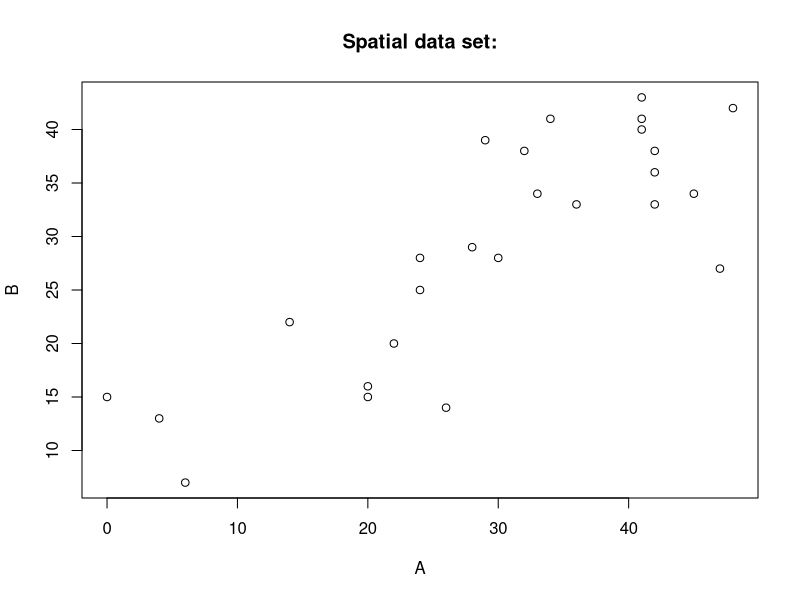
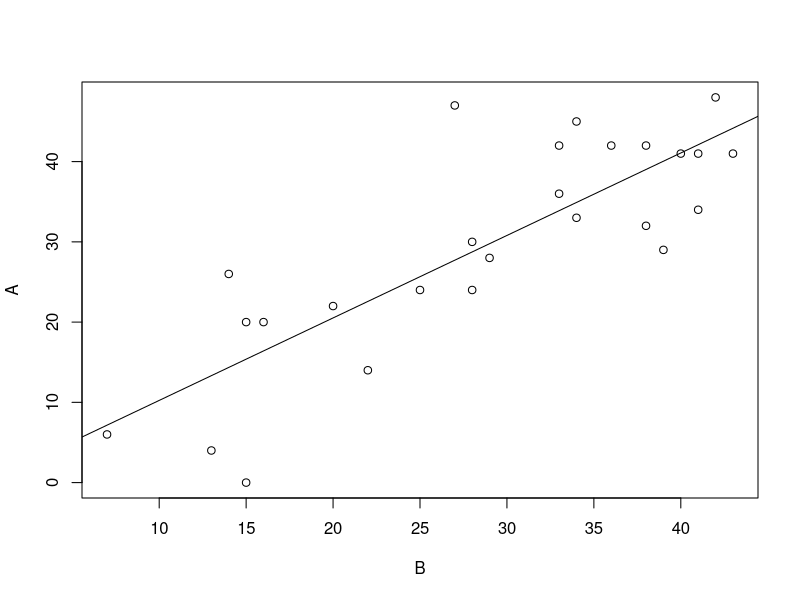
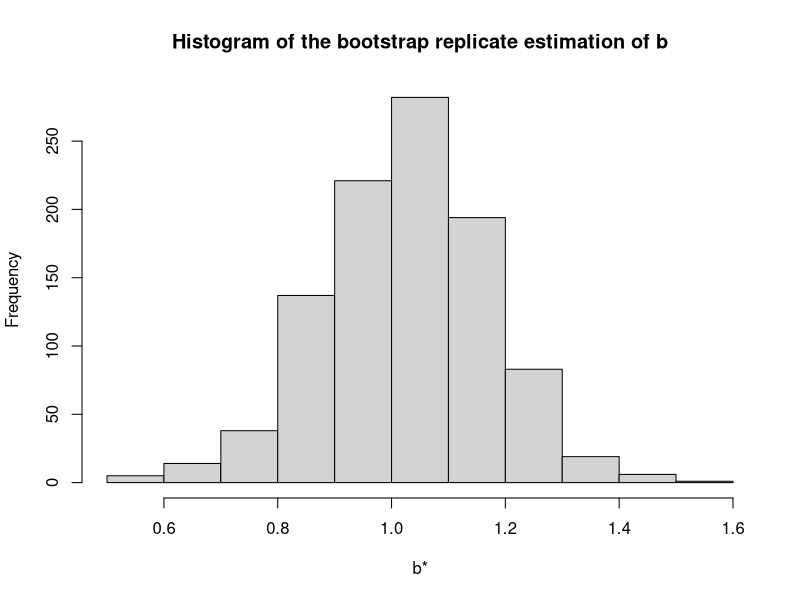

These charts were generated, in order, by the following R code:
A=c(48,36,20,29,42,42,20,42,22,41,45,14,6,0,33,28,34,4,32,24,47,41,24,26,30,41)
B=c(42,33,16,39,38,36,15,33,20,43,34,22,7,15,34,29,41,13,38,25,27,41,28,14,28,40)
plot(A,B,main="Spatial data set:",xlab="A",
ylab="B")
model=lm(A~B)
plot(B,A)
abline(model)
coef(model)[2]
bootsample<-rep(NA,1000)
for( i in 1:1000){
replicate<-sample(1:26, replace=TRUE)
As=A[replicate]
Bs=B[replicate]
bootsample[i]<-coef(lm(As~Bs))[2]}
hist(bootsample, xlab="b*", main="Histogram of the bootstrap replicate estimation of b")
L1=sort(bootsample)[25]
U1=sort(bootsample)[975]
L1
U1